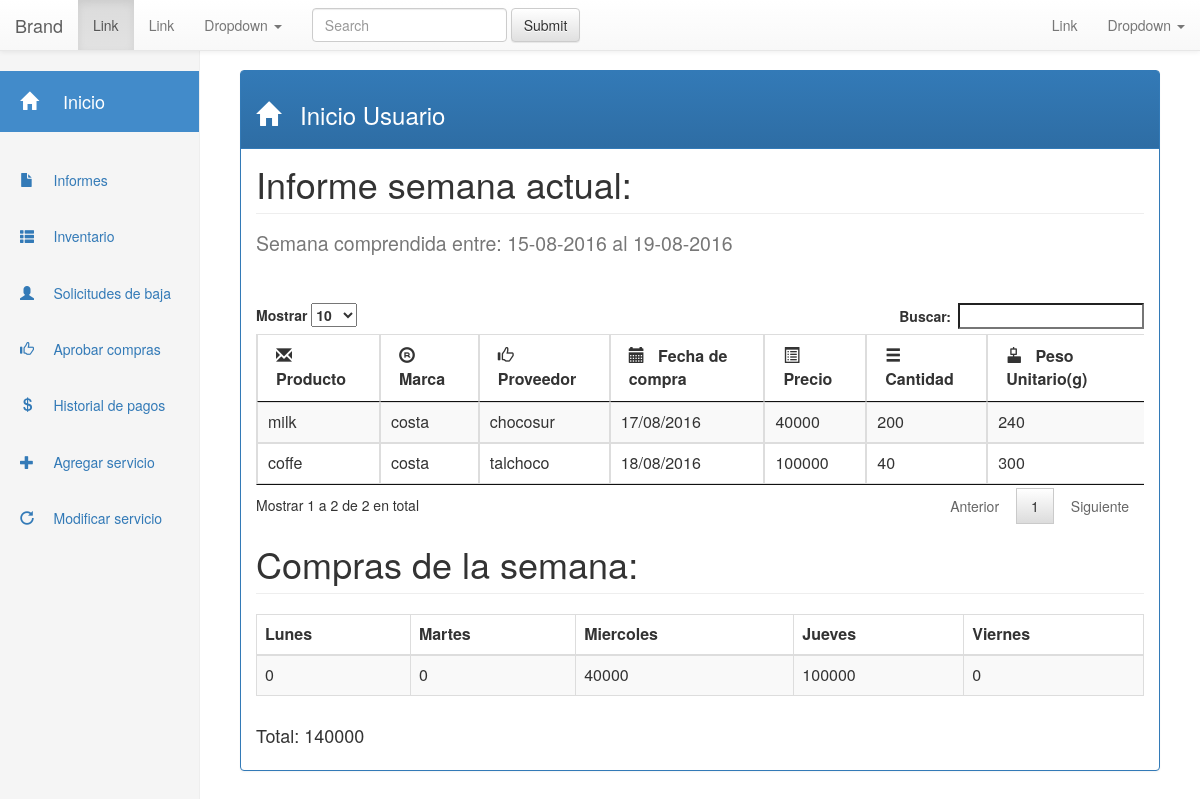
The page /index.php/user_controller on the database its author committed.
### tables this page shows
CREATE TABLE `productos` (
  `id` int(11) NOT NULL,
  `marca` varchar(255) NOT NULL,
  `nombre` varchar(255) NOT NULL,
  `peso` int(11) NOT NULL
);

CREATE TABLE `compras` (
  `id` int(11) NOT NULL,
  `producto` int(11) NOT NULL,
  `proveedor` varchar(255) NOT NULL,
  `fecha` date NOT NULL,
  `precio` int(11) NOT NULL,
  `cantidad` int(11) NOT NULL
);

### application/controllers/User_controller.php (called while the page is built, shortened)
<?php
class User_controller extends CI_Controller {
	function __construct()
	{
		$this->load->model('User_model');
		$this->load->library('session');
		$this->load->helper('url');
	}
	public function index()
	{
		$this->load->view('head');
		$this->load->view('header');
		$this->load->view('side_bar');
		$this->load->view('/Usuarios/index_user');
	}
}

### index.php (called while the page is built, shortened)
<?php
require_once BASEPATH.'core/CodeIgniter.php';

### application/models/User_model.php (called while the page is built, shortened)
<?php
class User_model extends CI_Model
{
	function consultar_pagos_rango_actual($datos)
	{
		$pagos = $this->db->query("SELECT * FROM compras
								     WHERE fecha >= DATE_SUB(CURDATE(), INTERVAL ? DAY) AND
								           fecha <= DATE_ADD(CURDATE(), INTERVAL ? DAY)", array($datos['inicio'],
								           $datos['fin']));
		if ($pagos)
		{
			return $pagos;
		}
		else
		{
			return false;
		}
	}
	function detalles_producto($id)
	{
		$consulta="SELECT * FROM productos where md5(id)='".md5($id)."'";
			$respuesta=$this->db->query($consulta);
			if($respuesta){
				return $respuesta;
			}
			else{
			 	return false;
			}
	}
}

### application/views/Usuarios/index_user.php (the view, shortened to what this page needs)
<!DOCTYPE html>
  <div class="col-sm-9 col-sm-offset-3 col-md-10 col-md-offset-2 main">
    <div class="panel panel-primary">
      <div class="panel-heading">
        <h1 class="panel-title"><h3> <span class="glyphicon glyphicon-home" aria-hidden="true"> </span>
         &nbsp Inicio Usuario</h3></h1>
      </div>
      <div class="panel-body">
        <h1 class="page-header">Informe semana actual:</h1>
        <?php
          $dia = date('l');
          $inicio = 0;
          $fin = 4;
          if ($dia == 'Monday')
          {
            $inicio = 0;
            $fin = 4;
          }
          else if ($dia == 'Tuesday')
          {
            $inicio = 1;
            $fin = 3;
          }
          else if ($dia == 'Wednesday')
          {
            $inicio = 2;
            $fin = 2;
          }
          else if ($dia == 'Thursday')
          {
            $inicio = 3;
            $fin = 1;
          }
          else if ($dia == 'Friday')
          {
             $inicio = 4;
             $fin = 0;
          }
          else if ($dia == 'Saturday')
          {
             $inicio = 5;
             $fin = 1;
          }
          else if ($dia == 'Sunday')
          {
             $inicio = 6;
             $fin = 2;
          }
          $datos = array(
            'inicio' => $inicio,
            'fin' => $fin
          );
          $hoy = date('d-m-Y');
          if ($dia != 'Saturday' && $dia != 'Sunday')
          {
            $fecha_inicio = date('d-m-Y', strtotime($hoy.' - '.$inicio.' days'));
            $fecha_limite = date('d-m-Y', strtotime($hoy.' + '.$fin.' days'));
          }
          else
          {
            $fecha_inicio = date('d-m-Y', strtotime($hoy.' - '.$inicio.' days'));
            $fecha_limite = date('d-m-Y', strtotime($hoy.' - '.$fin.' days'));
          }
          echo '<h2><small>Semana comprendida entre: '.$fecha_inicio . ' al '.$fecha_limite.'</small></h2><br><br>';
          $pagos_clientes = $this->User_model->consultar_pagos_rango_actual($datos);
          if ($pagos_clientes)
          {
            echo '<div class="table-responsive">';
            echo '<table id = "tabla_clientes" class="table table-striped table-bordered">';
            echo '<thead>';
              echo '<tr>';
                echo '<th> <span class="glyphicon glyphicon-envelope" aria-hidden="true"> </span> &nbsp Producto</th>';
                echo '<th> <span class="glyphicon glyphicon-registration-mark" aria-hidden="true"> </span> &nbsp Marca</th>';
                echo '<th> <span class="glyphicon glyphicon-thumbs-up" aria-hidden="true"> </span> &nbsp Proveedor</th>';
                echo '<th> <span class="glyphicon glyphicon-calendar" aria-hidden="true"> </span> &nbsp Fecha de compra</th>';
                echo '<th> <span class="glyphicon glyphicon glyphicon-list-alt" aria-hidden="true"> </span> &nbsp Precio</th>';
                echo '<th> <span class="glyphicon glyphicon-menu-hamburger" aria-hidden="true"> </span> &nbsp Cantidad</th>';
                echo '<th> <span class="glyphicon glyphicon-object-align-vertical" aria-hidden="true"> </span> &nbsp Peso Unitario(g)</th>';
              echo '</tr>';
            echo '</thead>';
            echo '<tbody>';
            $suma_semanal = 0;
            $lunes = 0;
            $martes = 0;
            $miercoles = 0;
            $jueves = 0;
            $viernes = 0;
            foreach ($pagos_clientes->result() as $pago_actual) {
                $producto=$pago_actual->producto;
                $detail=$this->User_model->detalles_producto($producto);
                foreach ($detail->result() as $detalle) {
                  echo '<tr>';
                  echo '<td>'.$detalle->nombre.'</td>';
                  echo '<td>'.$detalle->marca.'</td>';
                echo '<td>'.$pago_actual->proveedor.'</td>';
                $fecha_pago = date_create($pago_actual->fecha);
                echo '<td>'.date_format($fecha_pago,'d/m/Y').'</td>';
                echo '<td>'.$pago_actual->precio.'</td>';
                echo '<td>'.$pago_actual->cantidad.'</td>';
                echo '<td>'.$detalle->peso.'</td>';
                echo '</tr>';
              }
                $suma_semanal = $suma_semanal + $pago_actual->precio;
                $fecha = strtotime($pago_actual->fecha);
                $dia =  date("l", $fecha);
                if ($dia == 'Monday')
                {
                  $lunes = $lunes + $pago_actual->precio;
                }
                else if($dia == 'Tuesday')
                {
                  $martes = $martes + $pago_actual->precio;
                }
                else if($dia == 'Wednesday')
                {
                  $miercoles = $miercoles + $pago_actual->precio;
                }
                else if($dia == 'Thursday')
                {
                  $jueves = $jueves + $pago_actual->precio;
                }
                else if($dia == 'Friday')
                {
                  $viernes = $viernes + $pago_actual->precio;
                }
            }
            echo '</tbody>';
            echo '</table>';
            echo '</div>';
            echo '<br>';
            echo '<h1 class="page-header">Compras de la semana:</h1>';
            echo '<div class="table-responsive">';
            echo '<table id = "tabla_semana" class="table table-striped table-bordered">';
            echo '<thead>';
              echo '<tr>';
                echo '<th> Lunes </th>';
                echo '<th> Martes </th>';
                echo '<th> Miercoles </th>';
                echo '<th> Jueves </th>';
                echo '<th> Viernes </th>';
              echo '</tr>';
            echo '</thead>';
            echo '<tbody>';
              echo '<tr>';
                echo '<td>'. $lunes .'</td>';
                echo '<td>'. $martes .'</td>';
                echo '<td>'. $miercoles .'</td>';
                echo '<td>'. $jueves .'</td>';
                echo '<td>'. $viernes .'</td>';
              echo '</tr>';
            echo '</tbody>';
            echo '</table>';
            echo '</div>';
            echo '<h4> Total: '.$suma_semanal.'</h4>';
          }
          else
          {
            echo '<h3>No hay pagos realizados</h3>';
          }
        ?>
      </div>
      </div>
      </div>
</body>
</html>

### application/views/head.php (shortened to what this page needs)
<head>
		<link href="css/bootstrap.css" rel='stylesheet' type='text/css' />
		<link href="css/style.css" rel='stylesheet' type='text/css' />
		<link rel="stylesheet" href="https://maxcdn.bootstrapcdn.com/bootstrap/3.3.7/css/bootstrap.min.css">
		<link rel="stylesheet" href="https://maxcdn.bootstrapcdn.com/bootstrap/3.3.7/css/bootstrap-theme.min.css">
	</head>

### application/views/header.php (shortened to what this page needs)
<nav class="navbar navbar-default navbar-fixed-top">
  <div class="container-fluid">
    <div class="navbar-header">
      <a class="navbar-brand" href="#">Brand</a>
    </div>
    <div class="collapse navbar-collapse" id="bs-example-navbar-collapse-1">
      <ul class="nav navbar-nav">
        <li class="active"><a href="#">Link <span class="sr-only">(current)</span></a></li>
        <li><a href="#">Link</a></li>
        <li class="dropdown">
          <a href="#" class="dropdown-toggle" data-toggle="dropdown" role="button" aria-haspopup="true" aria-expanded="false">Dropdown <span class="caret"></span></a>
        </li>
      </ul>
      <form class="navbar-form navbar-left">
        <div class="form-group">
          <input type="text" class="form-control" placeholder="Search">
        </div>
        <button type="submit" class="btn btn-default">Submit</button>
      </form>
      <ul class="nav navbar-nav navbar-right">
        <li><a href="#">Link</a></li>
        <li class="dropdown">
          <a href="#" class="dropdown-toggle" data-toggle="dropdown" role="button" aria-haspopup="true" aria-expanded="false">Dropdown <span class="caret"></span></a>
        </li>
      </ul>
    </div>
  </div>
</nav>

### application/views/side_bar.php (shortened to what this page needs)
<body>
  <link rel="stylesheet"
  href= <?php echo base_url() . 'css/estilo.css'; ?> ></style>
  <link rel="stylesheet"
  href= <?php echo base_url() . 'css/otros/dataTables.bootstrap.min'; ?>></style>
  <link rel="stylesheet"
  href= <?php echo base_url() . 'css/otros/jquery.dataTables.min.css'; ?> ></style>
<div class="col-sm-3 col-md-2 sidebar">
    <ul class="nav nav-sidebar">
      <li class = "active"><a href=<?php echo base_url()?>>
        <h4><span class="glyphicon glyphicon-home" aria-hidden="true"> </span>
        &nbsp &nbsp Inicio</h4>
      </a></li>
    </ul>
    <ul class="nav nav-sidebar">
      <li><a href="">
        <h5> <span class="glyphicon glyphicon-file" aria-hidden="true"> </span>
         &nbsp &nbsp Informes</h5>
      </a></li>
      <li><a href=<?php echo base_url().'index.php/user_controller/inventario'?>>
        <h5> <span class="glyphicon glyphicon-th-list" aria-hidden="true"> </span>
         &nbsp &nbsp Inventario</h5>
      </a></li>
      <li><a href="ver_solicitud_bajas">
       <h5> <span class="glyphicon glyphicon-user" aria-hidden="true"> </span>
         &nbsp &nbsp Solicitudes de baja</h5>
      </a></li>
      <li><a href="aprobar_pagos">
        <h5> <span class="glyphicon glyphicon-thumbs-up" aria-hidden="true"> </span>
         &nbsp &nbsp Aprobar compras</h5>
      </a></li>
      <li><a href="historial_pagos">
        <h5> <span class="glyphicon glyphicon-usd" aria-hidden="true"> </span>
         &nbsp &nbsp Historial de pagos</h5>
      </a></li>
      <li><a href="servicio">
        <h5> <span class="glyphicon glyphicon-plus" aria-hidden="true"> </span>
        &nbsp &nbsp Agregar servicio</h5>
      </a></li>
      <li><a href="serv_chg">
        <h5> <span class="glyphicon glyphicon-repeat" aria-hidden="true"> </span>
         &nbsp &nbsp Modificar servicio</h5>
      </a></li>
    </ul>
  </div>

### css/style.css (style rules this page uses)
html, body { font-family: 'Lato', sans-serif; font-size: 100%; background: #FFf; }
body a { transition:0.5s all; -webkit-transition:0.5s all; -moz-transition:0.5s all; -o-transition:0.5s all; -ms-transition:0.5s all; }
nav { position: relative; float: right; }
nav ul { padding: 0; float: right; margin: 0.5em 0; }
nav li { display: inline; float: left; position:relative; }
nav a { color: #fff; display: inline-block; text-align: center; text-decoration: none; line-height: 40px; }

### css/estilo.css (style rules this page uses)
body { padding-top: 50px; }
@media (min-width: 768px) { .sidebar { position: fixed; top: 51px; bottom: 0; left: 0; z-index: 1000; display: block; padding: 20px; overflow-x: hidden; overflow-y: auto; background-color: #f5f5f5; border-right: 1px solid #eee; } }
.nav-sidebar { margin-right: -21px; margin-bottom: 20px; margin-left: -20px; }
.nav-sidebar > li > a { padding-right: 20px; padding-left: 20px; }
.nav-sidebar > .active > a, .nav-sidebar > .active > a:hover, .nav-sidebar > .active > a:focus { color: #fff; background-color: #428bca; }
.main { padding: 20px; }
@media (min-width: 768px) { .main { padding-right: 40px; padding-left: 40px; } }
.main .page-header { margin-top: 0; }

### rows shown on the page
compras: proveedor "chocosur", fecha "17/08/2016", precio "40000", cantidad "200"
productos: nombre "milk", marca "costa", peso "240"
compras: proveedor "talchoco", fecha "18/08/2016", precio "100000", cantidad "40"
productos: nombre "coffe", marca "costa", peso "300"

### other values the page prints
$lunes "0"
$martes "0"
$miercoles "40000"
$jueves "100000"
$viernes "0"
$suma_semanal "140000"
